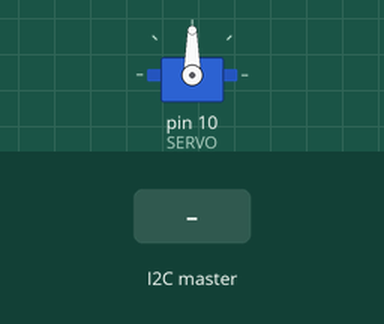
The sketch below on a simulated Arduino Uno, built with avr-gcc and run on an emulated ATmega328P. Parts: servo. The test bench sets the inputs (shaded band).

Above: at 1.2 s.
1.3 s: the I2C master sends the byte 1
At 2.0 s:
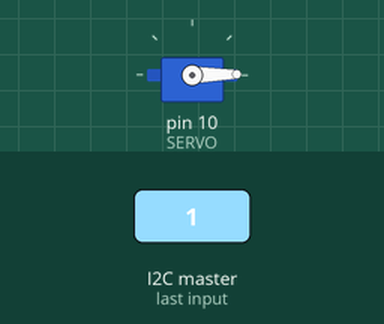
2.8 s: the I2C master sends the byte 200
At 3.1 s:
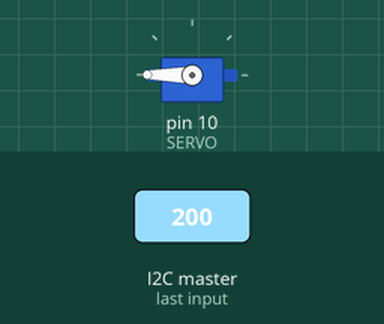
4.3 s: the I2C master sends the byte 90
At 5.5 s:
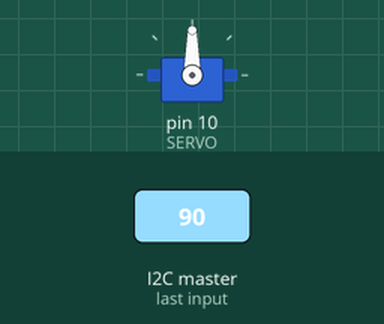
Timing chart, 0 to 7.3 s (numbered marks = the images above; inputs shaded):
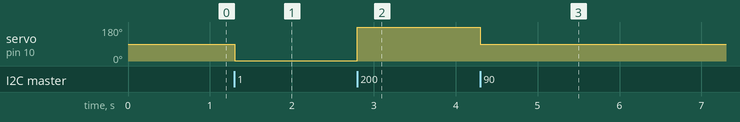

The sketch:

EX_08BE.ino
```cpp
#include <Wire.h>
#include <Servo.h>
#define SERVO 10
Servo meuservo;
int Leitura = 0;
void setup()
{
Serial.begin(9600);
meuservo.attach(SERVO);
Wire.begin(15); //Barramento I2C do endereço 15
Wire.onReceive(receiveEvent); //Recepção de dados
}
void loop()
{
delay(100);
}
void receiveEvent(int howMany)
{
int x = Wire.read(); //recebe um byte do tipo inteiro
meuservo.write(x);
}
```

Measured:
- after the input at 1.3 s, servo on pin 10 (SERVO): 90° → 1° at once
- after the input at 2.8 s, servo on pin 10 (SERVO): 1° → 180° at once
- after the input at 4.3 s, servo on pin 10 (SERVO): 180° → 90° at once
